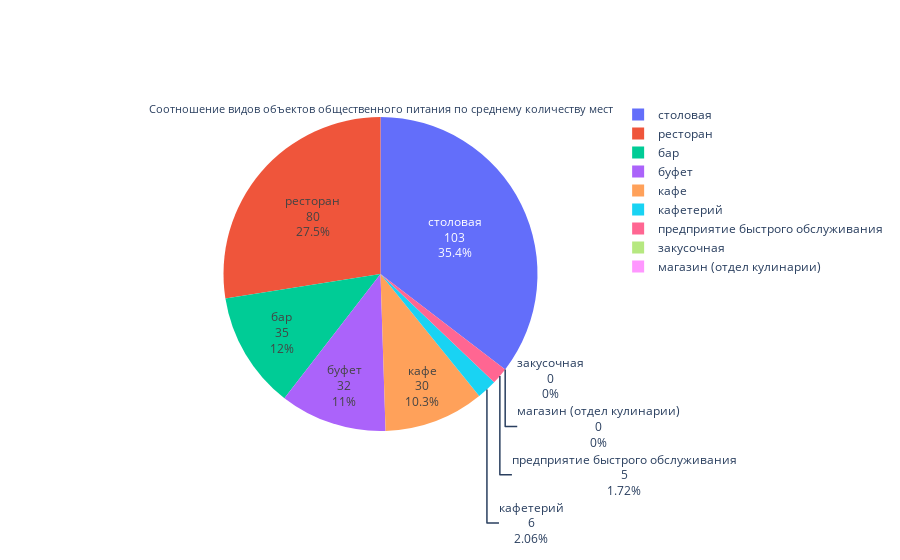

Here is the notebook cell this chart was saved with:
### Markdown cell above
Объектов общественного питания по типу `кафе` значительно больше остальных на рынке Москвы. Три последующих типа имеют в сумме примероно столько же объектов.

### Code cell
data = restaurant.groupby(by=['object_type']).agg({'number': 'median'}).sort_values('number', ascending=False).reset_index()
fig = go.Figure(data=[go.Pie(values=data['number'], labels=data['object_type'], title='Cоотношение видов объектов общественного питания по среднему количеству мест')])
fig.update_traces(hoverinfo='label+percent', textinfo='label+percent+value', textfont_size=12)
fig

### Figure 1 — Plotly figure (JSON) as saved in the notebook; plotly's stock layout.template omitted (floating-point values rounded to 4 significant figures)
{"data": [{"hoverinfo": "label+percent", "labels": ["столовая", "ресторан", "бар", "буфет", "кафе", "кафетерий", "предприятие быстрого обслуживания", "закусочная", "магазин (отдел кулинарии)"], "textfont": {"size": 12}, "textinfo": "label+percent+value", "title": {"text": "Cоотношение видов объектов общественного питания по среднему количеству мест"}, "type": "pie", "values": [103, 80, 35, 32, 30, 6, 5, 0, 0]}], "layout": {}}
